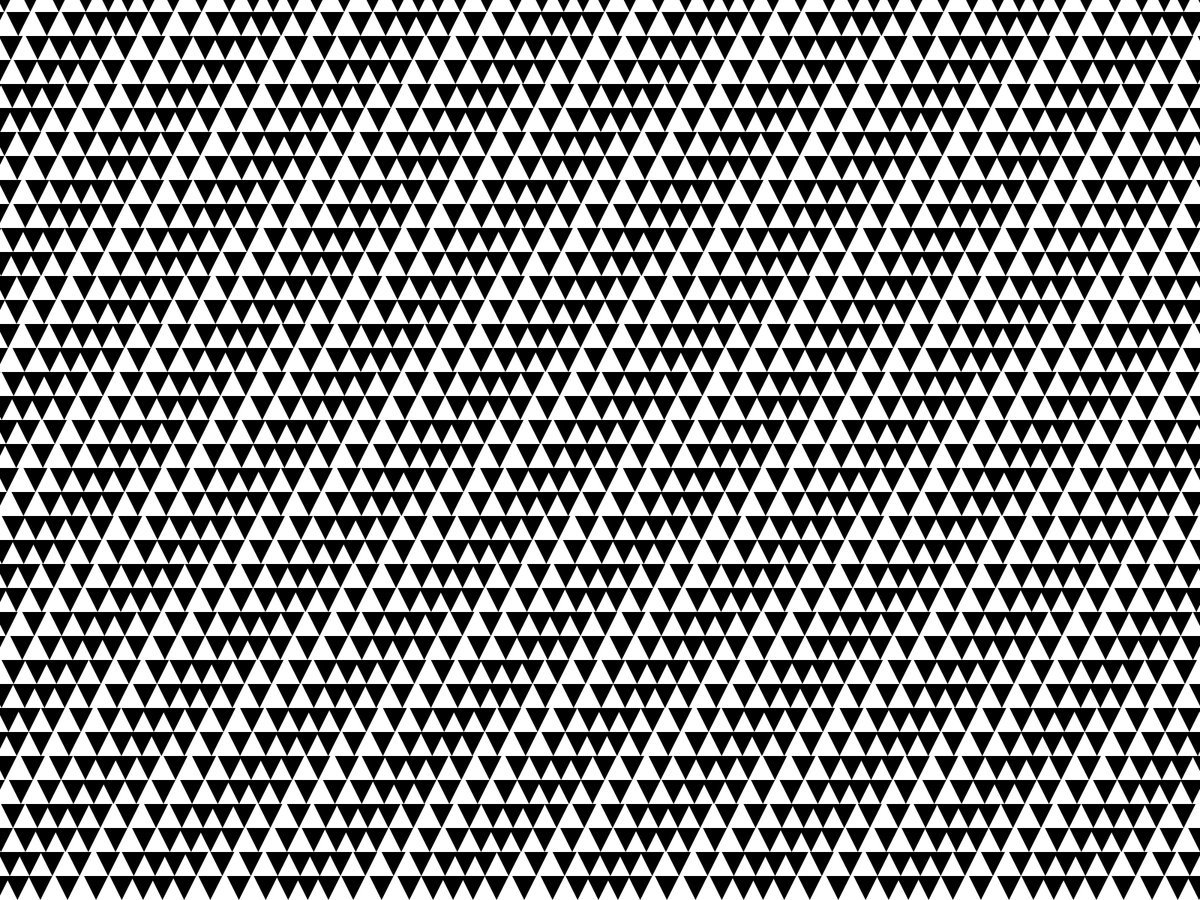
Frame 1 (no input)
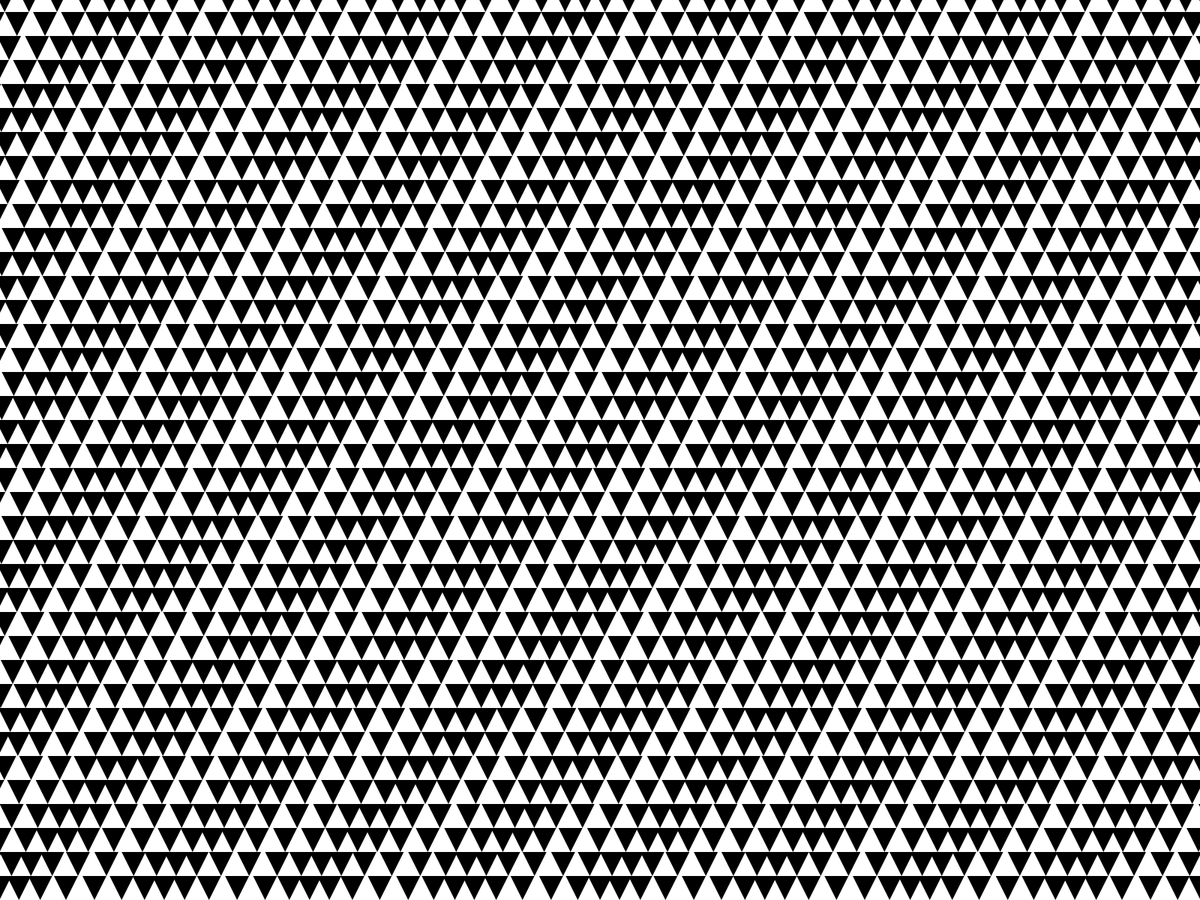
Frame 60 (the mouse pressed at the canvas centre just before this capture)
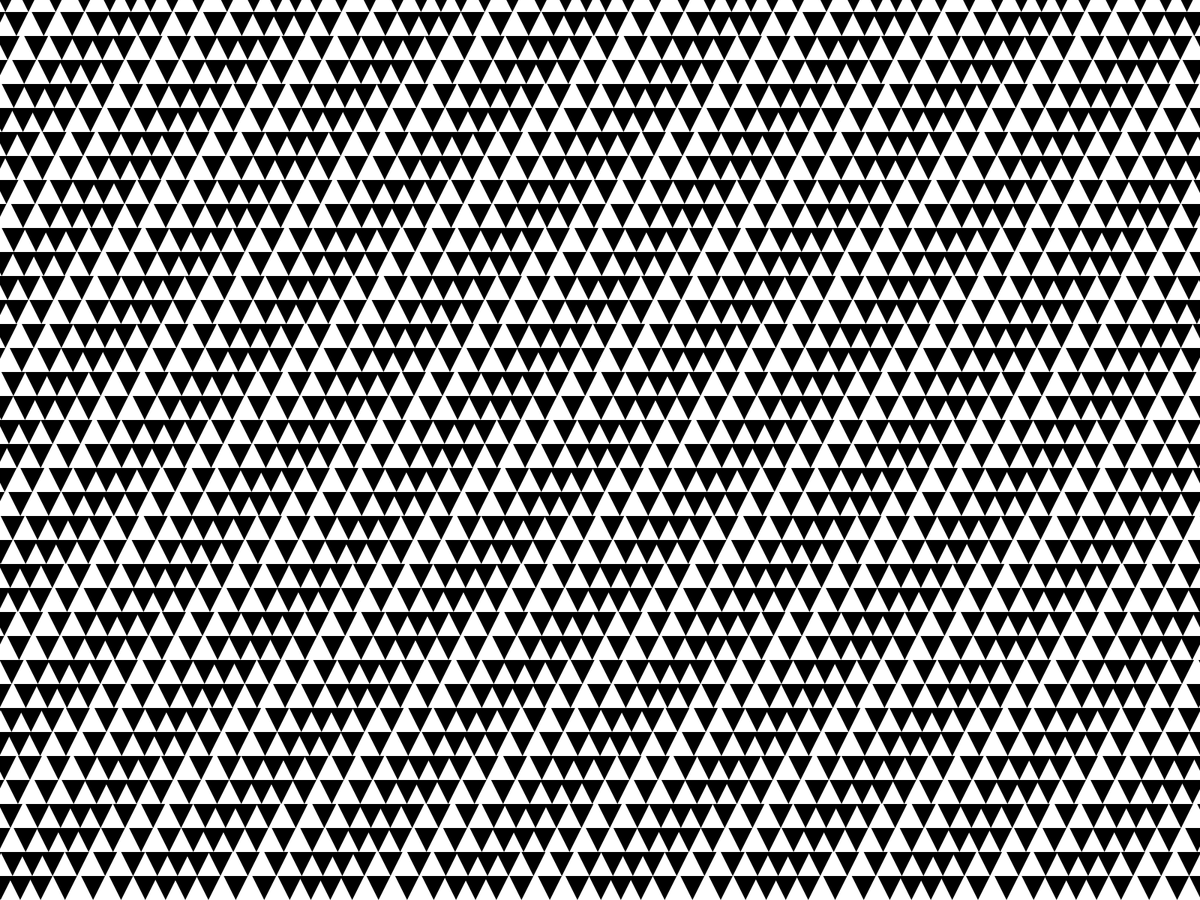
Frame 120 (the mouse held since frame 60 and released just before this capture)

The Processing sketch that drew these frames (run headless with seeded random() and noise(); from frame 60 on, the mouse is pressed at the canvas centre):

// Processing sketch: MovingTriangles_Generative
// ── MovingTriangles_Generative.pde
boolean offset = true;
float widthPos = -100;
float heightPos = -100;
float shapeSize;

void setup() {
  fullScreen();
  shapeSize = width/50;
  colorMode(HSB);  
  noStroke();
  fill(0);
}

void draw() { 
  background(255);

  for(int x = 0; x < width/shapeSize + 100; x++)
    {    
      for(int y = 0; y < height/shapeSize + 100; y++)
      {
          float val = cos(frameCount/10.0 + x +y) * (shapeSize/5.0);
          //circle(widthPos + shapeSize, heightPos + shapeSize, shapeSize + val);
          triangle(widthPos + y%2 * shapeSize/2 + val, heightPos, widthPos + shapeSize/2 + y%2 * shapeSize/2+ val, heightPos + shapeSize, widthPos + shapeSize + (y%2 * shapeSize/2)+ val, heightPos);
        
        heightPos += shapeSize;
      }
      widthPos +=shapeSize;
      heightPos = 0 - shapeSize/2;
    }
    
  widthPos = -100;
  heightPos = -100;
}
